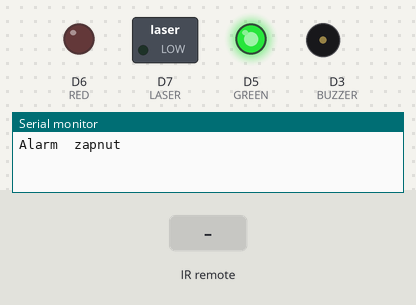
The sketch below on a simulated ESP8266 (NodeMCU). On the bench: switched loads named in the sketch (green lamp = pin HIGH), output pins drawn as LEDs (lit = HIGH), buzzer (waves = sounding, pin HIGH), the last lines printed to the serial monitor. The test bench sets the inputs (shaded band).

Above: at 4.2 s.
4.3 s: infrared code 0xFFC23D received
At 4.6 s:
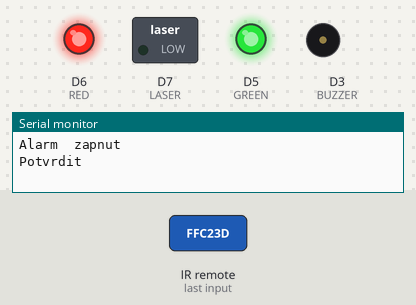
At 36.77 s:
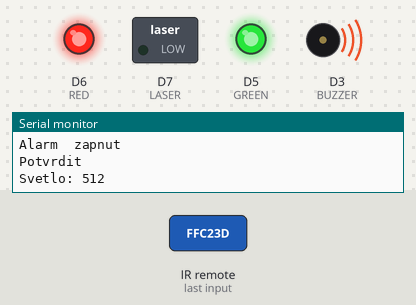
Timing chart, 0 to 38.6 s (numbered marks = the images above; inputs shaded):
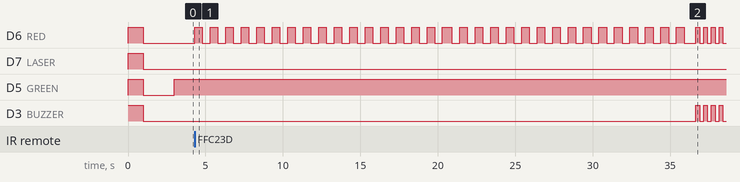

Measured:
- after the input at 4.3 s, D6 (RED): goes 16 × (HIGH 0.50 s, LOW 0.50 s), HIGH 0.60 s, 15 × (LOW 0.50 s, HIGH 0.50 s), LOW 0.75 s, 3 × (HIGH 0.25 s, LOW 0.25 s), HIGH 0.25 s, then LOW, starting at once; D3 (BUZZER): alternates HIGH for 0.25 s and LOW for 0.25 s, starting after 32.4 s

The sketch:

alarm_esp8226wifi.ino
```cpp
#include <IRremote.h>

#define RED D6
#define GREEN D5
#define BUZZER D3
#define LASER D7

IRrecv irrecv(D2);
decode_results results;
unsigned long key_value = 0;

int sensorValue = 0;
int alarm = 0;
int panic = 0;
int i = 15;

void setup(){
  Serial.begin(115200);
  irrecv.enableIRIn();
  irrecv.blink13(true);

  pinMode(BUZZER, OUTPUT);
  pinMode(GREEN, OUTPUT);
  pinMode(RED, OUTPUT);
  pinMode(LASER, OUTPUT);

  digitalWrite(BUZZER, HIGH);
  digitalWrite(GREEN, HIGH);
  digitalWrite(RED, HIGH);
  digitalWrite(LASER, HIGH);
  delay(1000);
  digitalWrite(BUZZER, LOW);
  digitalWrite(GREEN, LOW);
  digitalWrite(RED, LOW);
  digitalWrite(LASER, LOW);

  delay(2000);
  pinMode(A0, INPUT);

}

int power = 1;

void loop(){

  pinMode(BUZZER, OUTPUT);
  pinMode(GREEN, OUTPUT);
  pinMode(RED, OUTPUT);
  pinMode(LASER, OUTPUT);

  digitalWrite(LASER, LOW);
  digitalWrite(GREEN, HIGH);
  digitalWrite(RED, LOW);
  Serial.println("Alarm  zapnut");

  alarm = 0;

  while(alarm == 0){

    irrecv.resume();

    if (irrecv.decode(&results)){

      if (results.value == 0xFFC23D){
        results.value = key_value;

        Serial.println("Potvrdit");

        key_value = results.value;
        irrecv.resume();

        i = 15;

        for(i = 15; i > -1; i--){
          digitalWrite(RED, HIGH);
          delay(500);
          digitalWrite(RED, LOW);
          delay(500);

        }
        alarm = 1;
      }
    }
  }

  while(alarm == 1){
    digitalWrite(RED, HIGH);
    delay(100);
    sensorValue = analogRead(A0);
    Serial.print("Svetlo: ");
    Serial.println(sensorValue);

    if(sensorValue < 700){
      panic = 1;
      break;
    }
    //IR odblokování
    if (irrecv.decode(&results)){

      if (results.value == 0xFFC23D){
        results.value = key_value;

        alarm = 0;
        delay(1000);
        key_value = results.value;
        irrecv.resume();

      }
    }
    irrecv.resume();
    digitalWrite(LASER, LOW);
    digitalWrite(RED, LOW);
    delay(900);
  }
  while(panic == 1){
    digitalWrite(LASER, LOW);
    digitalWrite(RED, LOW);

    i = 15;
    for(i = 15; i > -1; i--){
      key_value = results.value;
      irrecv.resume();
      digitalWrite(RED, HIGH);

      delay(500);
      digitalWrite(RED, LOW);
      delay(500);

      if (irrecv.decode(&results)){
        if (results.value == 0xFFC23D){
          results.value = key_value;

          alarm = 0;
          panic = 0;
          delay(1000);
          key_value = results.value;
          irrecv.resume();
          break;
        }
      }
    }

    while(panic == 1){
      irrecv.resume();
      delay(250);
      digitalWrite(RED, HIGH);
      digitalWrite(BUZZER, HIGH);
      delay(250);
      digitalWrite(RED, LOW);
      digitalWrite(BUZZER, LOW);

      if (irrecv.decode(&results)){
        if (results.value == 0xFFC23D){
          results.value = key_value;

          alarm = 0;
          panic = 0;
          delay(1000);
          key_value = results.value;
          irrecv.resume();
          break;
        }
      }
    }
  }
}
```
